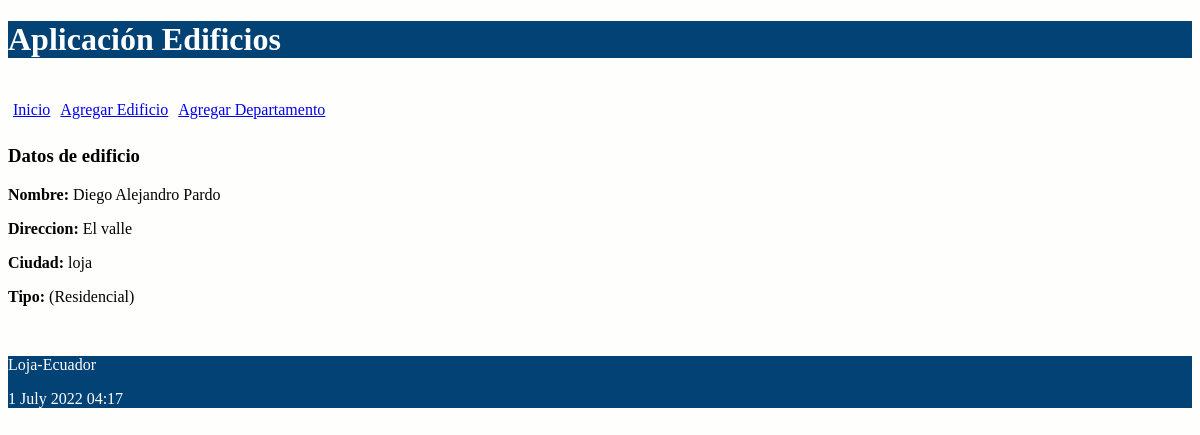
Page /edificio/6 on the committed database.
### administrativo/models.py (models this page shows, shortened)
class Edificio(models.Model):
    tipo_edificio = (
    ('(Residencial)','residencial'),
    ('(Comercial)','comercial')
    )
    nombre = models.CharField(max_length=30)
    direccion = models.CharField(max_length=30)
    ciudad = models.CharField(max_length=30)
    tipo = models.CharField(max_length=30, choices = tipo_edificio)

### administrativo/views.py (the view)
# urls.py: path('edificio/<int:id>', views.obtener_edificio,
def obtener_edificio(request, id):
    edificio = Edificio.objects.get(pk=id)
    informacion_template = {'edificio': edificio}
    return render(request, 'obtener_edificio.html', informacion_template)

### administrativo/templates/obtener_edificio.html
{% extends "master.html" %}
{% block content %}
<h3>Datos de edificio</h3>
<p><b>Nombre: </b>{{edificio.nombre}}</p>
<p><b>Direccion: </b>{{edificio.direccion}}</p>
<p><b>Ciudad: </b>{{edificio.ciudad}}</p>
<p><b>Tipo: </b>{{edificio.tipo}}</p>
<br/>
{% endblock %}

### administrativo/static/css/estilos.css (style rules this page uses)
body { background: #FEFEFD; }

### rows in the picture
Edificio: nombre "Diego Alejandro Pardo", direccion "El valle", ciudad "loja", tipo "(Residencial)"
